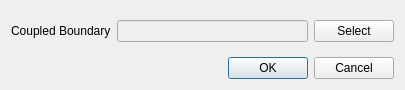
<?xml version="1.0" encoding="UTF-8"?>
<ui version="4.0">
 <class>CyclicDialog</class>
 <widget class="QDialog" name="CyclicDialog">
  <property name="geometry">
   <rect>
    <x>0</x>
    <y>0</y>
    <width>405</width>
    <height>90</height>
   </rect>
  </property>
  <property name="windowTitle">
   <string>Cyclic Boundary Condition</string>
  </property>
  <layout class="QVBoxLayout" name="verticalLayout_2">
   <item>
    <widget class="QWidget" name="dialogContents" native="true">
     <layout class="QHBoxLayout" name="horizontalLayout">
      <property name="leftMargin">
       <number>0</number>
      </property>
      <property name="rightMargin">
       <number>0</number>
      </property>
      <item>
       <widget class="QLabel" name="label_2">
        <property name="text">
         <string>Coupled Boundary</string>
        </property>
       </widget>
      </item>
      <item>
       <widget class="QLineEdit" name="coupledBoundary">
        <property name="enabled">
         <bool>false</bool>
        </property>
       </widget>
      </item>
      <item>
       <widget class="QPushButton" name="select">
        <property name="text">
         <string>Select</string>
        </property>
       </widget>
      </item>
     </layout>
    </widget>
   </item>
   <item>
    <widget class="QDialogButtonBox" name="buttonBox">
     <property name="orientation">
      <enum>Qt::Horizontal</enum>
     </property>
     <property name="standardButtons">
      <set>QDialogButtonBox::Cancel|QDialogButtonBox::Ok</set>
     </property>
    </widget>
   </item>
  </layout>
 </widget>
 <resources/>
 <connections>
  <connection>
   <sender>buttonBox</sender>
   <signal>accepted()</signal>
   <receiver>CyclicDialog</receiver>
   <slot>accept()</slot>
   <hints>
    <hint type="sourcelabel">
     <x>248</x>
     <y>254</y>
    </hint>
    <hint type="destinationlabel">
     <x>157</x>
     <y>274</y>
    </hint>
   </hints>
  </connection>
  <connection>
   <sender>buttonBox</sender>
   <signal>rejected()</signal>
   <receiver>CyclicDialog</receiver>
   <slot>reject()</slot>
   <hints>
    <hint type="sourcelabel">
     <x>316</x>
     <y>260</y>
    </hint>
    <hint type="destinationlabel">
     <x>286</x>
     <y>274</y>
    </hint>
   </hints>
  </connection>
 </connections>
</ui>
